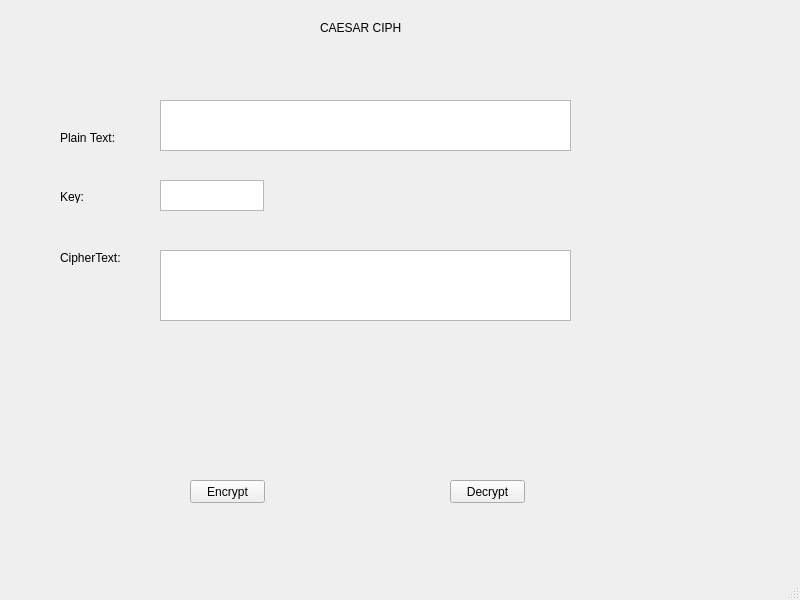
<?xml version="1.0" encoding="UTF-8"?>
<ui version="4.0">
 <class>MainWindow</class>
 <widget class="QMainWindow" name="MainWindow">
  <property name="geometry">
   <rect>
    <x>0</x>
    <y>0</y>
    <width>800</width>
    <height>600</height>
   </rect>
  </property>
  <property name="windowTitle">
   <string>MainWindow</string>
  </property>
  <widget class="QWidget" name="centralwidget">
   <widget class="QLabel" name="label">
    <property name="geometry">
     <rect>
      <x>320</x>
      <y>20</y>
      <width>81</width>
      <height>16</height>
     </rect>
    </property>
    <property name="text">
     <string>CAESAR CIPHER</string>
    </property>
   </widget>
   <widget class="QLabel" name="label_2">
    <property name="geometry">
     <rect>
      <x>60</x>
      <y>130</y>
      <width>61</width>
      <height>16</height>
     </rect>
    </property>
    <property name="text">
     <string>Plain Text:</string>
    </property>
   </widget>
   <widget class="QLabel" name="Key">
    <property name="geometry">
     <rect>
      <x>60</x>
      <y>190</y>
      <width>47</width>
      <height>13</height>
     </rect>
    </property>
    <property name="text">
     <string>Key:</string>
    </property>
   </widget>
   <widget class="QLabel" name="label_4">
    <property name="geometry">
     <rect>
      <x>60</x>
      <y>250</y>
      <width>61</width>
      <height>16</height>
     </rect>
    </property>
    <property name="text">
     <string>CipherText:</string>
    </property>
   </widget>
   <widget class="QPushButton" name="btn_encrypt">
    <property name="geometry">
     <rect>
      <x>190</x>
      <y>480</y>
      <width>75</width>
      <height>23</height>
     </rect>
    </property>
    <property name="text">
     <string>Encrypt</string>
    </property>
   </widget>
   <widget class="QPushButton" name="btn_decrypt">
    <property name="geometry">
     <rect>
      <x>450</x>
      <y>480</y>
      <width>75</width>
      <height>23</height>
     </rect>
    </property>
    <property name="text">
     <string>Decrypt</string>
    </property>
   </widget>
   <widget class="QPlainTextEdit" name="txt_cipher_text">
    <property name="geometry">
     <rect>
      <x>160</x>
      <y>100</y>
      <width>411</width>
      <height>51</height>
     </rect>
    </property>
   </widget>
   <widget class="QPlainTextEdit" name="txt_key">
    <property name="geometry">
     <rect>
      <x>160</x>
      <y>180</y>
      <width>104</width>
      <height>31</height>
     </rect>
    </property>
   </widget>
   <widget class="QPlainTextEdit" name="txt_plain_text">
    <property name="geometry">
     <rect>
      <x>160</x>
      <y>250</y>
      <width>411</width>
      <height>71</height>
     </rect>
    </property>
   </widget>
  </widget>
  <widget class="QMenuBar" name="menubar">
   <property name="geometry">
    <rect>
     <x>0</x>
     <y>0</y>
     <width>800</width>
     <height>21</height>
    </rect>
   </property>
  </widget>
  <widget class="QStatusBar" name="statusbar"/>
 </widget>
 <resources/>
 <connections/>
</ui>
